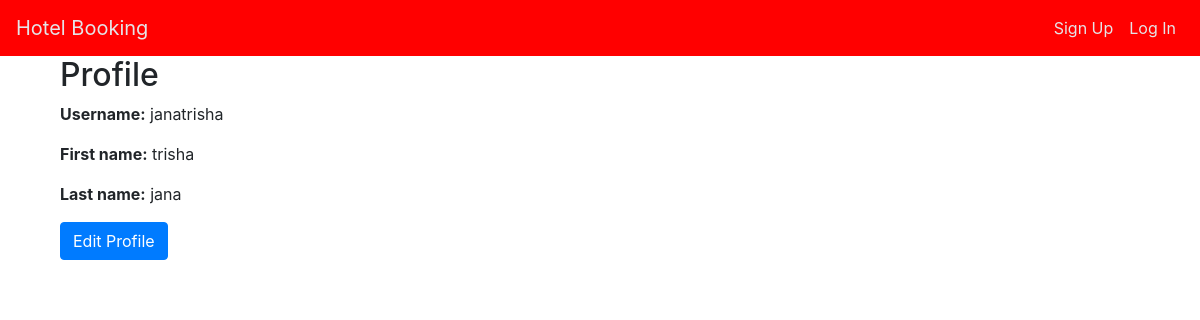
/users/2/profile/, run on the app's committed database.
### users/models.py (models this page shows, shortened)
class UserModel(models.Model):
    first_name=models.CharField( max_length=50,blank=False,default='')
    last_name=models.CharField( max_length=50,blank=False,default='')
    username = models.CharField(max_length=100, unique=True)
    password = models.CharField(max_length=100)

### users/views.py (the view)
# urls.py: path('<int:user_id>/profile/', profile, name='profile'),
def profile(request, user_id):
    user = get_object_or_404(UserModel, pk=user_id)
    try:
        profile = ProfileModel.objects.get(user=user)
    except ProfileModel.DoesNotExist:
        profile = None
    return render(request, 'profile.html', {'user': user, 'profile': profile})

### hotels/templates/profile.html (shortened to what this page needs)
{% extends 'base.html' %}
{% block content %}
<div class="container">
    <h2>Profile</h2>
    <p><strong>Username:</strong> {{ user.username }}</p>
    <p><strong>First name:</strong> {{ user.first_name }}</p>
    <p><strong>Last name:</strong> {{ user.last_name }}</p>
    <a href="{% url 'edit_profile' user.id %}" class="btn btn-primary">Edit Profile</a>
</div>
{% endblock %}

### hotels/templates/base.html (style rules this page uses)
body { padding-top: 56px; }

### data on the page
UserModel: username "janatrisha", first_name "trisha", last_name "jana"
